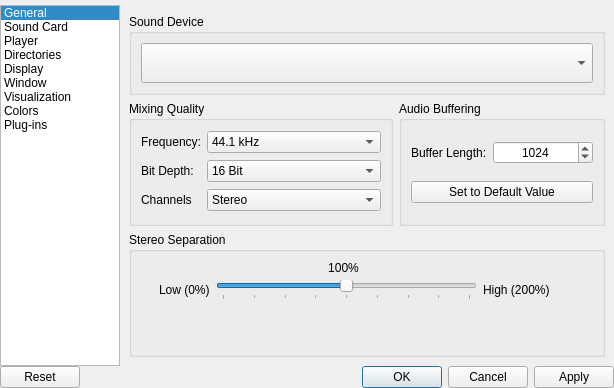
<?xml version="1.0" encoding="UTF-8"?>
<ui version="4.0">
 <class>SetupWindow</class>
 <widget class="QDialog" name="SetupWindow">
  <property name="geometry">
   <rect>
    <x>0</x>
    <y>0</y>
    <width>614</width>
    <height>388</height>
   </rect>
  </property>
  <property name="sizePolicy">
   <sizepolicy hsizetype="Fixed" vsizetype="Fixed">
    <horstretch>0</horstretch>
    <verstretch>0</verstretch>
   </sizepolicy>
  </property>
  <property name="minimumSize">
   <size>
    <width>614</width>
    <height>388</height>
   </size>
  </property>
  <property name="maximumSize">
   <size>
    <width>614</width>
    <height>388</height>
   </size>
  </property>
  <property name="windowTitle">
   <string>ModPlug Player Setup</string>
  </property>
  <property name="modal">
   <bool>true</bool>
  </property>
  <layout class="QGridLayout" name="gridLayout">
   <property name="leftMargin">
    <number>0</number>
   </property>
   <property name="topMargin">
    <number>0</number>
   </property>
   <property name="rightMargin">
    <number>0</number>
   </property>
   <property name="bottomMargin">
    <number>0</number>
   </property>
   <property name="spacing">
    <number>0</number>
   </property>
   <item row="0" column="0">
    <layout class="QVBoxLayout" name="verticalLayout">
     <property name="spacing">
      <number>0</number>
     </property>
     <item>
      <spacer name="verticalSpacer">
       <property name="orientation">
        <enum>Qt::Vertical</enum>
       </property>
       <property name="sizeType">
        <enum>QSizePolicy::Fixed</enum>
       </property>
       <property name="sizeHint" stdset="0">
        <size>
         <width>20</width>
         <height>5</height>
        </size>
       </property>
      </spacer>
     </item>
     <item>
      <layout class="QHBoxLayout" name="horizontalLayout">
       <item>
        <widget class="QListWidget" name="listWidget">
         <property name="sizePolicy">
          <sizepolicy hsizetype="Fixed" vsizetype="Expanding">
           <horstretch>0</horstretch>
           <verstretch>0</verstretch>
          </sizepolicy>
         </property>
         <property name="minimumSize">
          <size>
           <width>50</width>
           <height>0</height>
          </size>
         </property>
         <property name="maximumSize">
          <size>
           <width>120</width>
           <height>16777215</height>
          </size>
         </property>
         <property name="currentRow">
          <number>0</number>
         </property>
         <item>
          <property name="text">
           <string>General</string>
          </property>
         </item>
         <item>
          <property name="text">
           <string>Sound Card</string>
          </property>
         </item>
         <item>
          <property name="text">
           <string>Player</string>
          </property>
         </item>
         <item>
          <property name="text">
           <string>Directories</string>
          </property>
         </item>
         <item>
          <property name="text">
           <string>Display</string>
          </property>
         </item>
         <item>
          <property name="text">
           <string>Window</string>
          </property>
         </item>
         <item>
          <property name="text">
           <string>Visualization</string>
          </property>
         </item>
         <item>
          <property name="text">
           <string>Colors</string>
          </property>
         </item>
         <item>
          <property name="text">
           <string>Plug-ins</string>
          </property>
         </item>
        </widget>
       </item>
       <item>
        <widget class="QStackedWidget" name="pages">
         <property name="currentIndex">
          <number>1</number>
         </property>
         <widget class="QWidget" name="page">
          <widget class="QCheckBox" name="checkBoxSaveSettingsImmediately">
           <property name="geometry">
            <rect>
             <x>10</x>
             <y>10</y>
             <width>231</width>
             <height>20</height>
            </rect>
           </property>
           <property name="text">
            <string>Save settings immediately</string>
           </property>
          </widget>
          <widget class="QPushButton" name="pushButton_3">
           <property name="geometry">
            <rect>
             <x>6</x>
             <y>40</y>
             <width>201</width>
             <height>32</height>
            </rect>
           </property>
           <property name="text">
            <string>Save Settings to File</string>
           </property>
          </widget>
          <widget class="QPushButton" name="pushButton_4">
           <property name="geometry">
            <rect>
             <x>6</x>
             <y>70</y>
             <width>201</width>
             <height>32</height>
            </rect>
           </property>
           <property name="text">
            <string>Load Settings from File</string>
           </property>
          </widget>
         </widget>
         <widget class="QWidget" name="soundCardPage">
          <layout class="QGridLayout" name="gridLayout_2">
           <item row="0" column="0" colspan="3">
            <widget class="QGroupBox" name="groupBox_4">
             <property name="sizePolicy">
              <sizepolicy hsizetype="Expanding" vsizetype="Fixed">
               <horstretch>0</horstretch>
               <verstretch>0</verstretch>
              </sizepolicy>
             </property>
             <property name="title">
              <string>Sound Device</string>
             </property>
             <layout class="QGridLayout" name="gridLayout_6">
              <item row="0" column="0">
               <widget class="QComboBox" name="comboBoxSoundDevices">
                <property name="sizePolicy">
                 <sizepolicy hsizetype="Preferred" vsizetype="Fixed">
                  <horstretch>0</horstretch>
                  <verstretch>0</verstretch>
                 </sizepolicy>
                </property>
                <property name="minimumSize">
                 <size>
                  <width>0</width>
                  <height>40</height>
                 </size>
                </property>
                <property name="styleSheet">
                 <string notr="true">QComboBox {
	padding-top:1px;
	padding-left:9px;
}

QComboBox::checked {
	color: blue;
}</string>
                </property>
               </widget>
              </item>
             </layout>
            </widget>
           </item>
           <item row="1" column="0" colspan="2">
            <widget class="QGroupBox" name="groupBox_3">
             <property name="title">
              <string>Mixing Quality</string>
             </property>
             <layout class="QGridLayout" name="gridLayout_5">
              <item row="2" column="0">
               <widget class="QLabel" name="label_9">
                <property name="text">
                 <string>Channels</string>
                </property>
               </widget>
              </item>
              <item row="0" column="0">
               <widget class="QLabel" name="label_2">
                <property name="sizePolicy">
                 <sizepolicy hsizetype="Fixed" vsizetype="Preferred">
                  <horstretch>0</horstretch>
                  <verstretch>0</verstretch>
                 </sizepolicy>
                </property>
                <property name="text">
                 <string>Frequency:</string>
                </property>
               </widget>
              </item>
              <item row="1" column="1">
               <widget class="QComboBox" name="bitDepths">
                <property name="currentIndex">
                 <number>1</number>
                </property>
                <item>
                 <property name="text">
                  <string>8 Bit</string>
                 </property>
                </item>
                <item>
                 <property name="text">
                  <string>16 Bit</string>
                 </property>
                </item>
                <item>
                 <property name="text">
                  <string>24 Bit</string>
                 </property>
                </item>
               </widget>
              </item>
              <item row="1" column="0">
               <widget class="QLabel" name="label_7">
                <property name="text">
                 <string>Bit Depth:</string>
                </property>
               </widget>
              </item>
              <item row="2" column="1">
               <widget class="QComboBox" name="comboBox_2">
                <property name="currentIndex">
                 <number>1</number>
                </property>
                <item>
                 <property name="text">
                  <string>Mono</string>
                 </property>
                </item>
                <item>
                 <property name="text">
                  <string>Stereo</string>
                 </property>
                </item>
                <item>
                 <property name="text">
                  <string>Quad</string>
                 </property>
                </item>
                <item>
                 <property name="text">
                  <string>5.1</string>
                 </property>
                </item>
               </widget>
              </item>
              <item row="0" column="1">
               <widget class="QComboBox" name="samplingFrequencies">
                <property name="currentIndex">
                 <number>3</number>
                </property>
                <item>
                 <property name="text">
                  <string>11 kHz</string>
                 </property>
                </item>
                <item>
                 <property name="text">
                  <string>22 kHz</string>
                 </property>
                </item>
                <item>
                 <property name="text">
                  <string>24 kHz</string>
                 </property>
                </item>
                <item>
                 <property name="text">
                  <string>44.1 kHz</string>
                 </property>
                </item>
                <item>
                 <property name="text">
                  <string>48 kHz</string>
                 </property>
                </item>
                <item>
                 <property name="text">
                  <string>96 kHz</string>
                 </property>
                </item>
                <item>
                 <property name="text">
                  <string>192 kHz</string>
                 </property>
                </item>
               </widget>
              </item>
             </layout>
            </widget>
           </item>
           <item row="1" column="2">
            <widget class="QGroupBox" name="groupBox_2">
             <property name="title">
              <string>Audio Buffering</string>
             </property>
             <layout class="QGridLayout" name="gridLayout_4">
              <item row="0" column="0">
               <widget class="QLabel" name="label_3">
                <property name="sizePolicy">
                 <sizepolicy hsizetype="Fixed" vsizetype="Preferred">
                  <horstretch>0</horstretch>
                  <verstretch>0</verstretch>
                 </sizepolicy>
                </property>
                <property name="toolTip">
                 <string>Buffer length is specified as frame amount for each channel.

Increasing buffer length too much causes high latency,
while decreasing it too much causes corruptions on the sound output.</string>
                </property>
                <property name="text">
                 <string>Buffer Length:</string>
                </property>
               </widget>
              </item>
              <item row="1" column="0" colspan="2">
               <widget class="QPushButton" name="pushButton_SetBufferLengthToDefaultValue">
                <property name="text">
                 <string>Set to Default Value</string>
                </property>
               </widget>
              </item>
              <item row="0" column="1">
               <widget class="QSpinBox" name="spinBox_BufferLength">
                <property name="sizePolicy">
                 <sizepolicy hsizetype="Preferred" vsizetype="Fixed">
                  <horstretch>0</horstretch>
                  <verstretch>0</verstretch>
                 </sizepolicy>
                </property>
                <property name="minimumSize">
                 <size>
                  <width>100</width>
                  <height>0</height>
                 </size>
                </property>
                <property name="maximumSize">
                 <size>
                  <width>100</width>
                  <height>16777215</height>
                 </size>
                </property>
                <property name="toolTip">
                 <string>Buffer length is specified as frame amount for each channel.

Increasing buffer length too much causes high latency,
while decreasing it too much causes corruptions on the sound output.</string>
                </property>
                <property name="alignment">
                 <set>Qt::AlignCenter</set>
                </property>
                <property name="minimum">
                 <number>128</number>
                </property>
                <property name="maximum">
                 <number>1048576</number>
                </property>
                <property name="singleStep">
                 <number>128</number>
                </property>
                <property name="value">
                 <number>1024</number>
                </property>
               </widget>
              </item>
             </layout>
            </widget>
           </item>
           <item row="5" column="0" colspan="3">
            <widget class="QGroupBox" name="groupBox">
             <property name="title">
              <string>Stereo Separation</string>
             </property>
             <widget class="QLabel" name="labelStereoSeparation">
              <property name="geometry">
               <rect>
                <x>194</x>
                <y>28</y>
                <width>41</width>
                <height>16</height>
               </rect>
              </property>
              <property name="sizePolicy">
               <sizepolicy hsizetype="Fixed" vsizetype="Preferred">
                <horstretch>0</horstretch>
                <verstretch>0</verstretch>
               </sizepolicy>
              </property>
              <property name="text">
               <string>100%</string>
              </property>
              <property name="alignment">
               <set>Qt::AlignCenter</set>
              </property>
             </widget>
             <widget class="QWidget" name="horizontalLayoutWidget">
              <property name="geometry">
               <rect>
                <x>30</x>
                <y>38</y>
                <width>391</width>
                <height>41</height>
               </rect>
              </property>
              <layout class="QHBoxLayout" name="horizontalLayout_3">
               <item>
                <widget class="QLabel" name="label_5">
                 <property name="sizePolicy">
                  <sizepolicy hsizetype="Preferred" vsizetype="Fixed">
                   <horstretch>0</horstretch>
                   <verstretch>0</verstretch>
                  </sizepolicy>
                 </property>
                 <property name="text">
                  <string>Low (0%)</string>
                 </property>
                </widget>
               </item>
               <item>
                <widget class="QSlider" name="stereoSeparationSlider">
                 <property name="focusPolicy">
                  <enum>Qt::ClickFocus</enum>
                 </property>
                 <property name="maximum">
                  <number>200</number>
                 </property>
                 <property name="value">
                  <number>100</number>
                 </property>
                 <property name="orientation">
                  <enum>Qt::Horizontal</enum>
                 </property>
                 <property name="tickPosition">
                  <enum>QSlider::TicksBelow</enum>
                 </property>
                 <property name="tickInterval">
                  <number>25</number>
                 </property>
                </widget>
               </item>
               <item>
                <widget class="QLabel" name="label_6">
                 <property name="sizePolicy">
                  <sizepolicy hsizetype="Preferred" vsizetype="Fixed">
                   <horstretch>0</horstretch>
                   <verstretch>0</verstretch>
                  </sizepolicy>
                 </property>
                 <property name="text">
                  <string>High (200%)</string>
                 </property>
                </widget>
               </item>
              </layout>
             </widget>
            </widget>
           </item>
          </layout>
         </widget>
         <widget class="QWidget" name="playerPage">
          <widget class="QGroupBox" name="groupBox_7">
           <property name="geometry">
            <rect>
             <x>10</x>
             <y>3</y>
             <width>401</width>
             <height>121</height>
            </rect>
           </property>
           <property name="title">
            <string>Resampling</string>
           </property>
           <layout class="QGridLayout" name="gridLayout_3">
            <item row="2" column="1">
             <widget class="QComboBox" name="comboBox">
              <item>
               <property name="text">
                <string>Internal</string>
               </property>
              </item>
              <item>
               <property name="text">
                <string>No Interpolation</string>
               </property>
              </item>
              <item>
               <property name="text">
                <string>Linear</string>
               </property>
              </item>
              <item>
               <property name="text">
                <string>Cubic</string>
               </property>
              </item>
              <item>
               <property name="text">
                <string>Windowed Sinc With 8 Taps</string>
               </property>
              </item>
             </widget>
            </item>
            <item row="2" column="0">
             <widget class="QLabel" name="label">
              <property name="text">
               <string>Interpolation Mode:</string>
              </property>
             </widget>
            </item>
            <item row="3" column="0">
             <widget class="QLabel" name="labelAmigaInterpolationMode">
              <property name="toolTip">
               <string>Emulates the sound characteristics of the Amiga Paula chip for Amiga-based modules.
Overrides the other selected interpolation mode for Amiga-based modules.
Non-Amiga module formats are not affected by this setting.

Choices:
Auto: Filter type is chosen automatically.

Amiga 500: Amiga A500 filter.

Amiga 1200: Amiga A1200 filter.

Unfiltered: BLEP synthesis without model-specific filters.
The LED filter is ignored by this setting.

Disable Paula Emulation: Disables Amiga Paula chip emulation and uses the
other selected interpolation mode also for Amiga-based modules.</string>
              </property>
              <property name="text">
               <string>Amiga Filter Type</string>
              </property>
             </widget>
            </item>
            <item row="3" column="1">
             <widget class="QComboBox" name="comboBoxAmigaInterpolationMode">
              <property name="toolTip">
               <string>Emulates the sound characteristics of the Amiga Paula chip for Amiga-based modules.
Overrides the other selected interpolation mode for Amiga-based modules.
Non-Amiga module formats are not affected by this setting.

Choices:
Auto: Filter type is chosen automatically.

Amiga 500: Amiga A500 filter.

Amiga 1200: Amiga A1200 filter.

Unfiltered: BLEP synthesis without model-specific filters.
The LED filter is ignored by this setting.

Disable Paula Emulation: Disables Amiga Paula chip emulation and uses the
other selected interpolation mode also for Amiga-based modules.</string>
              </property>
              <item>
               <property name="text">
                <string>Auto</string>
               </property>
              </item>
              <item>
               <property name="text">
                <string>Amiga 500</string>
               </property>
              </item>
              <item>
               <property name="text">
                <string>Amiga 1200</string>
               </property>
              </item>
              <item>
               <property name="text">
                <string>Unfiltered</string>
               </property>
              </item>
              <item>
               <property name="text">
                <string>Disable Paula Emulation</string>
               </property>
              </item>
             </widget>
            </item>
           </layout>
          </widget>
         </widget>
         <widget class="QWidget" name="directoriesPage">
          <widget class="QPushButton" name="pushButton">
           <property name="geometry">
            <rect>
             <x>383</x>
             <y>36</y>
             <width>41</width>
             <height>32</height>
            </rect>
           </property>
           <property name="text">
            <string>...</string>
           </property>
          </widget>
          <widget class="QLineEdit" name="lineEdit">
           <property name="geometry">
            <rect>
             <x>10</x>
             <y>40</y>
             <width>371</width>
             <height>21</height>
            </rect>
           </property>
          </widget>
          <widget class="QLabel" name="label_8">
           <property name="geometry">
            <rect>
             <x>10</x>
             <y>10</y>
             <width>111</width>
             <height>16</height>
            </rect>
           </property>
           <property name="text">
            <string>Songs Directory</string>
           </property>
          </widget>
          <widget class="QGroupBox" name="groupBox_5">
           <property name="geometry">
            <rect>
             <x>10</x>
             <y>70</y>
             <width>201</width>
             <height>101</height>
            </rect>
           </property>
           <property name="title">
            <string>Clear Playlist</string>
           </property>
           <layout class="QVBoxLayout" name="verticalLayout_2">
            <item>
             <widget class="QCheckBox" name="checkBox_2">
              <property name="text">
               <string>When Drag'n Drop Files</string>
              </property>
             </widget>
            </item>
            <item>
             <widget class="QCheckBox" name="checkBox_3">
              <property name="text">
               <string>When Opening Files</string>
              </property>
             </widget>
            </item>
            <item>
             <widget class="QCheckBox" name="checkBox_4">
              <property name="text">
               <string>When Opening with DDE</string>
              </property>
             </widget>
            </item>
           </layout>
          </widget>
          <widget class="QGroupBox" name="groupBox_6">
           <property name="geometry">
            <rect>
             <x>230</x>
             <y>90</y>
             <width>191</width>
             <height>81</height>
            </rect>
           </property>
           <property name="title">
            <string/>
           </property>
           <layout class="QVBoxLayout" name="verticalLayout_3">
            <item>
             <widget class="QCheckBox" name="checkBox_5">
              <property name="text">
               <string>Auto-Save PlayList</string>
              </property>
             </widget>
            </item>
            <item>
             <widget class="QCheckBox" name="checkBox_6">
              <property name="text">
               <string>Loop PlayList</string>
              </property>
             </widget>
            </item>
            <item>
             <widget class="QCheckBox" name="checkBox_7">
              <property name="text">
               <string>Directory Context Menu</string>
              </property>
             </widget>
            </item>
           </layout>
          </widget>
          <widget class="QCheckBox" name="checkBox_8">
           <property name="geometry">
            <rect>
             <x>10</x>
             <y>190</y>
             <width>341</width>
             <height>20</height>
            </rect>
           </property>
           <property name="text">
            <string>Automatically remove invalid modules from playlist</string>
           </property>
          </widget>
          <widget class="QCheckBox" name="checkBox_9">
           <property name="geometry">
            <rect>
             <x>10</x>
             <y>220</y>
             <width>321</width>
             <height>20</height>
            </rect>
           </property>
           <property name="text">
            <string>Use maximum stereo separation for MOD files</string>
           </property>
          </widget>
          <widget class="QPushButton" name="pushButton_2">
           <property name="geometry">
            <rect>
             <x>4</x>
             <y>260</y>
             <width>151</width>
             <height>32</height>
            </rect>
           </property>
           <property name="text">
            <string>File Extensions</string>
           </property>
          </widget>
          <widget class="QCheckBox" name="checkBox_10">
           <property name="geometry">
            <rect>
             <x>166</x>
             <y>265</y>
             <width>201</width>
             <height>20</height>
            </rect>
           </property>
           <property name="text">
            <string>Always Register Extensions</string>
           </property>
          </widget>
         </widget>
         <widget class="QWidget" name="displayPage">
          <widget class="QWidget" name="gridLayoutWidget">
           <property name="geometry">
            <rect>
             <x>20</x>
             <y>0</y>
             <width>281</width>
             <height>141</height>
            </rect>
           </property>
           <layout class="QGridLayout" name="gridLayout_7">
            <item row="2" column="0">
             <widget class="QLabel" name="label_16">
              <property name="text">
               <string>Player Body</string>
              </property>
             </widget>
            </item>
            <item row="2" column="1">
             <widget class="ColorChooser" name="pushButton_PlayerBody_Text">
              <property name="sizePolicy">
               <sizepolicy hsizetype="Fixed" vsizetype="Fixed">
                <horstretch>0</horstretch>
                <verstretch>0</verstretch>
               </sizepolicy>
              </property>
              <property name="minimumSize">
               <size>
                <width>67</width>
                <height>17</height>
               </size>
              </property>
              <property name="maximumSize">
               <size>
                <width>67</width>
                <height>17</height>
               </size>
              </property>
              <property name="font">
               <font>
                <pointsize>10</pointsize>
               </font>
              </property>
              <property name="text">
               <string>Text</string>
              </property>
             </widget>
            </item>
            <item row="1" column="0">
             <widget class="QLabel" name="label_13">
              <property name="text">
               <string>Button Lights</string>
              </property>
             </widget>
            </item>
            <item row="3" column="3">
             <widget class="ColorChooser" name="pushButton_LCDDisplay_Background">
              <property name="sizePolicy">
               <sizepolicy hsizetype="Fixed" vsizetype="Fixed">
                <horstretch>0</horstretch>
                <verstretch>0</verstretch>
               </sizepolicy>
              </property>
              <property name="minimumSize">
               <size>
                <width>67</width>
                <height>17</height>
               </size>
              </property>
              <property name="maximumSize">
               <size>
                <width>67</width>
                <height>17</height>
               </size>
              </property>
              <property name="font">
               <font>
                <pointsize>10</pointsize>
               </font>
              </property>
              <property name="text">
               <string>Background</string>
              </property>
             </widget>
            </item>
            <item row="0" column="5">
             <widget class="QLabel" name="label_15">
              <property name="sizePolicy">
               <sizepolicy hsizetype="Fixed" vsizetype="Fixed">
                <horstretch>0</horstretch>
                <verstretch>0</verstretch>
               </sizepolicy>
              </property>
              <property name="minimumSize">
               <size>
                <width>18</width>
                <height>18</height>
               </size>
              </property>
              <property name="toolTip">
               <string>It will be difficult to read the text on the buttons.
Please select colors that make more contrast
to read the text on the buttons more easily.</string>
              </property>
              <property name="styleSheet">
               <string notr="true">image: url(:/Graphics/Vectoral/ExclamationMark.svg);</string>
              </property>
              <property name="text">
               <string/>
              </property>
             </widget>
            </item>
            <item row="0" column="1">
             <widget class="ColorChooser" name="pushButton_TitleBar_Active">
              <property name="sizePolicy">
               <sizepolicy hsizetype="Fixed" vsizetype="Fixed">
                <horstretch>0</horstretch>
                <verstretch>0</verstretch>
               </sizepolicy>
              </property>
              <property name="minimumSize">
               <size>
                <width>67</width>
                <height>17</height>
               </size>
              </property>
              <property name="maximumSize">
               <size>
                <width>67</width>
                <height>17</height>
               </size>
              </property>
              <property name="font">
               <font>
                <pointsize>10</pointsize>
               </font>
              </property>
              <property name="text">
               <string>Active</string>
              </property>
             </widget>
            </item>
            <item row="1" column="3">
             <widget class="ColorChooser" name="pushButton_ButtonLights_Inactive">
              <property name="sizePolicy">
               <sizepolicy hsizetype="Fixed" vsizetype="Fixed">
                <horstretch>0</horstretch>
                <verstretch>0</verstretch>
               </sizepolicy>
              </property>
              <property name="minimumSize">
               <size>
                <width>67</width>
                <height>17</height>
               </size>
              </property>
              <property name="maximumSize">
               <size>
                <width>67</width>
                <height>17</height>
               </size>
              </property>
              <property name="font">
               <font>
                <pointsize>10</pointsize>
               </font>
              </property>
              <property name="text">
               <string>Inactive</string>
              </property>
             </widget>
            </item>
            <item row="3" column="5">
             <widget class="QLabel" name="label_12">
              <property name="sizePolicy">
               <sizepolicy hsizetype="Fixed" vsizetype="Fixed">
                <horstretch>0</horstretch>
                <verstretch>0</verstretch>
               </sizepolicy>
              </property>
              <property name="minimumSize">
               <size>
                <width>18</width>
                <height>18</height>
               </size>
              </property>
              <property name="toolTip">
               <string>It will be difficult to read the text on the LCD Display.
Please select colors that make more contrast
to read the text on the LCD Display more easily.</string>
              </property>
              <property name="styleSheet">
               <string notr="true">image: url(:/Graphics/Vectoral/ExclamationMark.svg);</string>
              </property>
              <property name="text">
               <string/>
              </property>
             </widget>
            </item>
            <item row="1" column="1">
             <widget class="ColorChooser" name="pushButton_ButtonLights_Active">
              <property name="sizePolicy">
               <sizepolicy hsizetype="Fixed" vsizetype="Fixed">
                <horstretch>0</horstretch>
                <verstretch>0</verstretch>
               </sizepolicy>
              </property>
              <property name="minimumSize">
               <size>
                <width>67</width>
                <height>17</height>
               </size>
              </property>
              <property name="maximumSize">
               <size>
                <width>67</width>
                <height>17</height>
               </size>
              </property>
              <property name="font">
               <font>
                <pointsize>10</pointsize>
               </font>
              </property>
              <property name="text">
               <string>Active</string>
              </property>
             </widget>
            </item>
            <item row="2" column="3">
             <widget class="ColorChooser" name="pushButton_PlayerBody_Background">
              <property name="sizePolicy">
               <sizepolicy hsizetype="Fixed" vsizetype="Fixed">
                <horstretch>0</horstretch>
                <verstretch>0</verstretch>
               </sizepolicy>
              </property>
              <property name="minimumSize">
               <size>
                <width>67</width>
                <height>17</height>
               </size>
              </property>
              <property name="maximumSize">
               <size>
                <width>67</width>
                <height>17</height>
               </size>
              </property>
              <property name="font">
               <font>
                <pointsize>10</pointsize>
               </font>
              </property>
              <property name="text">
               <string>Background</string>
              </property>
             </widget>
            </item>
            <item row="0" column="3">
             <widget class="ColorChooser" name="pushButton_TitleBar_Inactive">
              <property name="sizePolicy">
               <sizepolicy hsizetype="Fixed" vsizetype="Fixed">
                <horstretch>0</horstretch>
                <verstretch>0</verstretch>
               </sizepolicy>
              </property>
              <property name="minimumSize">
               <size>
                <width>67</width>
                <height>17</height>
               </size>
              </property>
              <property name="maximumSize">
               <size>
                <width>67</width>
                <height>17</height>
               </size>
              </property>
              <property name="font">
               <font>
                <pointsize>10</pointsize>
               </font>
              </property>
              <property name="text">
               <string>Inactive</string>
              </property>
             </widget>
            </item>
            <item row="3" column="0">
             <widget class="QLabel" name="label_17">
              <property name="text">
               <string>LCD Display</string>
              </property>
             </widget>
            </item>
            <item row="3" column="1">
             <widget class="ColorChooser" name="pushButton_LCDDisplay_Foreground">
              <property name="sizePolicy">
               <sizepolicy hsizetype="Fixed" vsizetype="Fixed">
                <horstretch>0</horstretch>
                <verstretch>0</verstretch>
               </sizepolicy>
              </property>
              <property name="minimumSize">
               <size>
                <width>67</width>
                <height>17</height>
               </size>
              </property>
              <property name="maximumSize">
               <size>
                <width>67</width>
                <height>17</height>
               </size>
              </property>
              <property name="font">
               <font>
                <pointsize>10</pointsize>
               </font>
              </property>
              <property name="text">
               <string>Foreground</string>
              </property>
             </widget>
            </item>
            <item row="0" column="0">
             <widget class="QLabel" name="label_10">
              <property name="text">
               <string>Titlebar Text</string>
              </property>
             </widget>
            </item>
            <item row="2" column="5">
             <widget class="QLabel" name="label_11">
              <property name="sizePolicy">
               <sizepolicy hsizetype="Fixed" vsizetype="Fixed">
                <horstretch>0</horstretch>
                <verstretch>0</verstretch>
               </sizepolicy>
              </property>
              <property name="minimumSize">
               <size>
                <width>18</width>
                <height>18</height>
               </size>
              </property>
              <property name="toolTip">
               <string>It will be difficult to read the text on the buttons.
Please select colors that make more contrast
to read the text on the buttons more easily.</string>
              </property>
              <property name="styleSheet">
               <string notr="true">image: url(:/Graphics/Vectoral/ExclamationMark.svg);</string>
              </property>
              <property name="text">
               <string/>
              </property>
             </widget>
            </item>
            <item row="0" column="2">
             <spacer name="horizontalSpacer">
              <property name="orientation">
               <enum>Qt::Horizontal</enum>
              </property>
              <property name="sizeType">
               <enum>QSizePolicy::Fixed</enum>
              </property>
              <property name="sizeHint" stdset="0">
               <size>
                <width>15</width>
                <height>20</height>
               </size>
              </property>
             </spacer>
            </item>
            <item row="1" column="5">
             <widget class="QLabel" name="label_14">
              <property name="sizePolicy">
               <sizepolicy hsizetype="Fixed" vsizetype="Fixed">
                <horstretch>0</horstretch>
                <verstretch>0</verstretch>
               </sizepolicy>
              </property>
              <property name="minimumSize">
               <size>
                <width>18</width>
                <height>18</height>
               </size>
              </property>
              <property name="toolTip">
               <string>It will be difficult to read the text on the buttons.
Please select colors that make more contrast
to read the text on the buttons more easily.</string>
              </property>
              <property name="styleSheet">
               <string notr="true">image: url(:/Graphics/Vectoral/ExclamationMark.svg);</string>
              </property>
              <property name="text">
               <string/>
              </property>
             </widget>
            </item>
            <item row="0" column="4">
             <spacer name="horizontalSpacer_2">
              <property name="orientation">
               <enum>Qt::Horizontal</enum>
              </property>
              <property name="sizeType">
               <enum>QSizePolicy::Fixed</enum>
              </property>
              <property name="sizeHint" stdset="0">
               <size>
                <width>6</width>
                <height>20</height>
               </size>
              </property>
             </spacer>
            </item>
           </layout>
          </widget>
         </widget>
         <widget class="QWidget" name="windowPage">
          <widget class="QCheckBox" name="checkBoxAlwaysOnTop">
           <property name="geometry">
            <rect>
             <x>20</x>
             <y>10</y>
             <width>221</width>
             <height>20</height>
            </rect>
           </property>
           <property name="text">
            <string>Always on Top</string>
           </property>
          </widget>
          <widget class="QCheckBox" name="checkBoxHideTitleBar">
           <property name="geometry">
            <rect>
             <x>20</x>
             <y>40</y>
             <width>111</width>
             <height>20</height>
            </rect>
           </property>
           <property name="text">
            <string>Hide Title Bar</string>
           </property>
          </widget>
          <widget class="QCheckBox" name="checkBoxHideByCloseButton">
           <property name="geometry">
            <rect>
             <x>20</x>
             <y>70</y>
             <width>351</width>
             <height>20</height>
            </rect>
           </property>
           <property name="text">
            <string>Let Close Button Hide The Player Instead of Closing</string>
           </property>
          </widget>
          <widget class="QCheckBox" name="checkBoxEnableRightClickMenu">
           <property name="geometry">
            <rect>
             <x>20</x>
             <y>100</y>
             <width>181</width>
             <height>20</height>
            </rect>
           </property>
           <property name="text">
            <string>Enable Right-Click Menu</string>
           </property>
          </widget>
          <widget class="QCheckBox" name="checkBoxEnableSystemTray">
           <property name="geometry">
            <rect>
             <x>20</x>
             <y>130</y>
             <width>151</width>
             <height>20</height>
            </rect>
           </property>
           <property name="text">
            <string>Enable System Tray</string>
           </property>
          </widget>
          <widget class="QGroupBox" name="groupBoxSystemTray">
           <property name="geometry">
            <rect>
             <x>20</x>
             <y>160</y>
             <width>190</width>
             <height>81</height>
            </rect>
           </property>
           <property name="title">
            <string/>
           </property>
           <layout class="QVBoxLayout" name="verticalLayout_4">
            <item>
             <widget class="QCheckBox" name="checkBoxMinimizeToSystemTray">
              <property name="text">
               <string>Minimize to System Tray</string>
              </property>
             </widget>
            </item>
            <item>
             <widget class="QCheckBox" name="checkBoxHideApplicationIcon">
              <property name="text">
               <string>Hide Application Icon</string>
              </property>
             </widget>
            </item>
           </layout>
          </widget>
         </widget>
         <widget class="QWidget" name="visualizationPage"/>
         <widget class="QWidget" name="colorsPage"/>
         <widget class="QWidget" name="pluginsPage"/>
        </widget>
       </item>
      </layout>
     </item>
     <item>
      <widget class="QDialogButtonBox" name="buttonBox">
       <property name="orientation">
        <enum>Qt::Horizontal</enum>
       </property>
       <property name="standardButtons">
        <set>QDialogButtonBox::Apply|QDialogButtonBox::Cancel|QDialogButtonBox::Ok|QDialogButtonBox::Reset</set>
       </property>
      </widget>
     </item>
    </layout>
   </item>
  </layout>
 </widget>
 <customwidgets>
  <customwidget>
   <class>ColorChooser</class>
   <extends>QPushButton</extends>
   <header>ColorChooser.hpp</header>
  </customwidget>
 </customwidgets>
 <resources/>
 <connections>
  <connection>
   <sender>buttonBox</sender>
   <signal>accepted()</signal>
   <receiver>SetupWindow</receiver>
   <slot>accept()</slot>
   <hints>
    <hint type="sourcelabel">
     <x>248</x>
     <y>254</y>
    </hint>
    <hint type="destinationlabel">
     <x>157</x>
     <y>274</y>
    </hint>
   </hints>
  </connection>
  <connection>
   <sender>buttonBox</sender>
   <signal>rejected()</signal>
   <receiver>SetupWindow</receiver>
   <slot>reject()</slot>
   <hints>
    <hint type="sourcelabel">
     <x>316</x>
     <y>260</y>
    </hint>
    <hint type="destinationlabel">
     <x>286</x>
     <y>274</y>
    </hint>
   </hints>
  </connection>
 </connections>
</ui>
